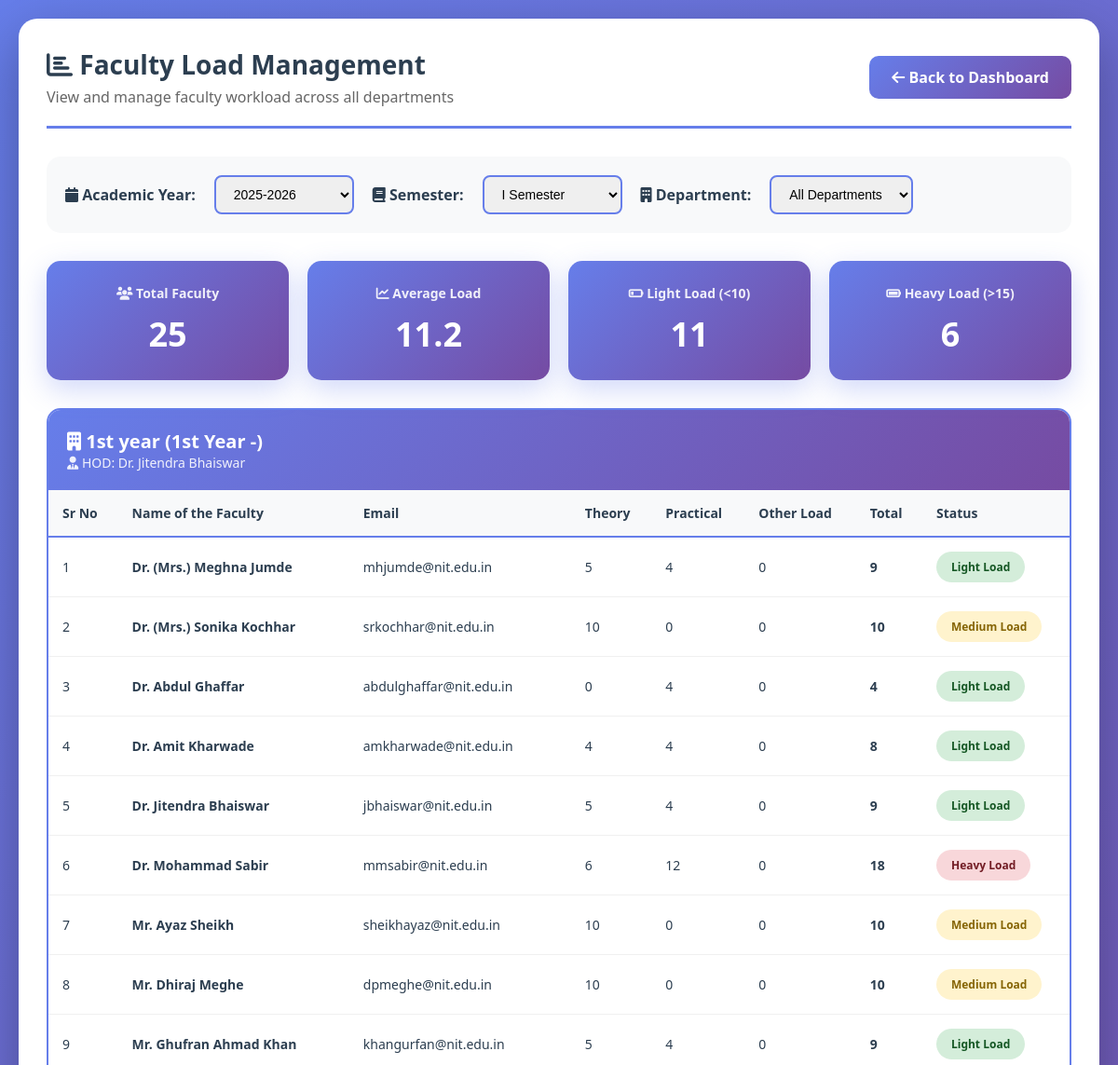
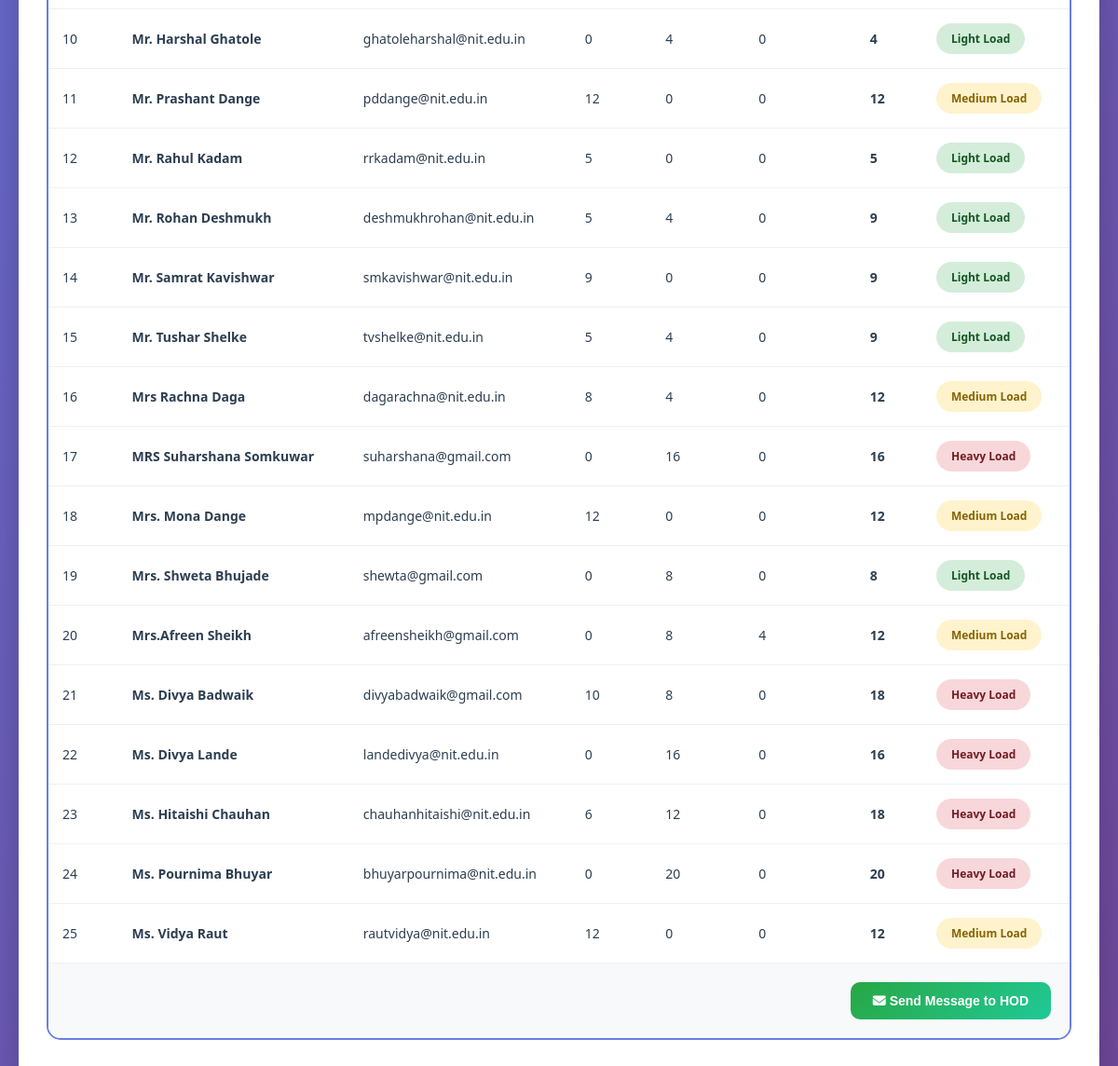
/admin/admin_view_faculty_load.php (signed in), run on the app's committed database (2 pictures, top to bottom).
### tables this page shows
CREATE TABLE `faculty_load` (
  `id` int(11) NOT NULL,
  `teacher_id` int(11) NOT NULL,
  `department_id` int(11) NOT NULL,
  `academic_year` varchar(20) NOT NULL,
  `semester` varchar(10) NOT NULL,
  `theory` int(11) NOT NULL DEFAULT 0,
  `practical` int(11) NOT NULL DEFAULT 0,
  `other_load` int(11) NOT NULL DEFAULT 0,
  `total` int(11) NOT NULL DEFAULT 0,
  `created_by` int(11) DEFAULT NULL,
  `created_at` timestamp NOT NULL DEFAULT current_timestamp(),
  `updated_at` timestamp NOT NULL DEFAULT current_timestamp() ON UPDATE current_timestamp()
);

CREATE TABLE `departments` (
  `id` int(11) NOT NULL,
  `dept_name` varchar(100) NOT NULL,
  `dept_code` varchar(20) NOT NULL,
  `hod_id` int(11) DEFAULT NULL,
  `created_at` timestamp NOT NULL DEFAULT current_timestamp()
);

CREATE TABLE `users` (
  `id` int(11) NOT NULL,
  `username` varchar(50) NOT NULL,
  `password` varchar(255) NOT NULL,
  `full_name` varchar(100) NOT NULL,
  `email` varchar(100) NOT NULL,
  `phone` varchar(15) DEFAULT NULL,
  `photo` varchar(255) DEFAULT NULL,
  `role` enum('admin','hod','teacher','student','parent','superadmin') NOT NULL,
  `department_id` int(11) DEFAULT NULL,
  `is_active` tinyint(1) DEFAULT 1,
  `created_at` timestamp NOT NULL DEFAULT current_timestamp()
);

### admin/admin_view_faculty_load.php (the view, shortened to what this page needs)
<?php
require_once '../db.php';
$current_year = isset($_GET['year']) ? $_GET['year'] : "2025-2026";
$current_semester = isset($_GET['semester']) ? $_GET['semester'] : "I";
$selected_dept = isset($_GET['department']) ? $_GET['department'] : 'all';
if ($selected_dept === 'all') {
    $loads_query = "SELECT fl.*, u.full_name, u.email, d.dept_name, d.dept_code, hod.id as hod_id, hod.full_name as hod_name
                    FROM faculty_load fl
                    JOIN users u ON fl.teacher_id = u.id
                    JOIN departments d ON fl.department_id = d.id
                    LEFT JOIN users hod ON d.hod_id = hod.id
                    WHERE fl.academic_year = ? AND fl.semester = ?
                    ORDER BY d.dept_name, u.full_name";
    $loads_stmt = $conn->prepare($loads_query);
    $loads_stmt->bind_param("ss", $current_year, $current_semester);
}
$loads_stmt->execute();
$loads = $loads_stmt->get_result();
?>
<!DOCTYPE html>
<html lang="en">
<head>
    <link rel="stylesheet" href="https://cdnjs.cloudflare.com/ajax/libs/font-awesome/6.4.0/css/all.min.css">
</head>
<body>
    <div class="container">
        <div class="header">
            <div>
                <h1><i class="fas fa-chart-bar"></i> Faculty Load Management</h1>
                <p style="color: #666; margin-top: 5px;">View and manage faculty workload across all departments</p>
            </div>
            <a href="index.php" class="back-btn"><i class="fas fa-arrow-left"></i> Back to Dashboard</a>
        </div>
        <div class="filter-section">
            <label><i class="fas fa-calendar"></i> Academic Year:</label>
            <select onchange="window.location.href='?year='+this.value+'&semester=<?php echo $current_semester; ?>&department=<?php echo $selected_dept; ?>'">
                <option value="2025-2026" <?php echo $current_year === '2025-2026' ? 'selected' : ''; ?>>2025-2026</option>
            </select>
            <label><i class="fas fa-book"></i> Semester:</label>
            <select onchange="window.location.href='?year=<?php echo $current_year; ?>&semester='+this.value+'&department=<?php echo $selected_dept; ?>'">
                <option value="I" <?php echo $current_semester === 'I' ? 'selected' : ''; ?>>I Semester</option>
            </select>
            <label><i class="fas fa-building"></i> Department:</label>
            <select onchange="window.location.href='?year=<?php echo $current_year; ?>&semester=<?php echo $current_semester; ?>&department='+this.value">
                <option value="all" <?php echo $selected_dept === 'all' ? 'selected' : ''; ?>>All Departments</option>
            </select>
        </div>
        <?php
        $loads->data_seek(0);
        $total_faculty = 0;
        $avg_load = 0;
        $light_load = 0;
        $heavy_load = 0;
        while ($load = $loads->fetch_assoc()) {
            $total_faculty++;
            $avg_load += $load['total'];
            if ($load['total'] < 10) $light_load++;
            if ($load['total'] > 15) $heavy_load++;
        }
        $avg_load = $total_faculty > 0 ? round($avg_load / $total_faculty, 1) : 0;
        $loads->data_seek(0);
        ?>
        <div class="summary-cards">
            <div class="summary-card">
                <h4><i class="fas fa-users"></i> Total Faculty</h4>
                <div class="value"><?php echo $total_faculty; ?></div>
            </div>
            <div class="summary-card">
                <h4><i class="fas fa-chart-line"></i> Average Load</h4>
                <div class="value"><?php echo $avg_load; ?></div>
            </div>
            <div class="summary-card">
                <h4><i class="fas fa-battery-quarter"></i> Light Load (<10)</h4>
                <div class="value"><?php echo $light_load; ?></div>
            </div>
            <div class="summary-card">
                <h4><i class="fas fa-battery-full"></i> Heavy Load (>15)</h4>
                <div class="value"><?php echo $heavy_load; ?></div>
            </div>
        </div>
        <?php
        $current_dept = null;
        $dept_teachers = [];
        $dept_hod_id = null;
        $dept_hod_name = null;
        $sr_no = 1;
        $loads->data_seek(0);
        while ($load = $loads->fetch_assoc()):
            if ($current_dept !== $load['dept_name']) {
                $current_dept = $load['dept_name'];
                $dept_hod_id = $load['hod_id'];
                $dept_hod_name = $load['hod_name'];
                ?>
                <div class="department-section">
                    <div class="department-header">
                        <div>
                            <h3><i class="fas fa-building"></i> <?php echo htmlspecialchars($load['dept_name']); ?> (<?php echo htmlspecialchars($load['dept_code']); ?>)</h3>
                            <div class="hod-info">
                                <i class="fas fa-user-tie"></i> HOD: <?php echo htmlspecialchars($load['hod_name'] ?? 'Not Assigned'); ?>
                            </div>
                        </div>
                    </div>
                    <div class="table-container">
                        <table>
                            <thead>
                                <tr>
                                    <th>Sr No</th>
                                    <th>Name of the Faculty</th>
                                    <th>Email</th>
                                    <th>Theory</th>
                                    <th>Practical</th>
                                    <th>Other Load</th>
                                    <th>Total</th>
                                    <th>Status</th>
                                </tr>
                            </thead>
                            <tbody>
            <?php
            }
            $total = $load['total'];
            $status_class = $total < 10 ? 'load-light' : ($total > 15 ? 'load-heavy' : 'load-medium');
            $status_text = $total < 10 ? 'Light Load' : ($total > 15 ? 'Heavy Load' : 'Medium Load');
            if ($total < 10) {
                $dept_teachers[] = [
                    'id' => $load['teacher_id'],
                    'name' => $load['full_name'],
                    'load' => $total
                ];
            }
            ?>
            <tr>
                <td><?php echo $sr_no++; ?></td>
                <td><strong><?php echo htmlspecialchars($load['full_name']); ?></strong></td>
                <td><?php echo htmlspecialchars($load['email']); ?></td>
                <td><?php echo $load['theory']; ?></td>
                <td><?php echo $load['practical']; ?></td>
                <td><?php echo $load['other_load']; ?></td>
                <td><strong><?php echo $total; ?></strong></td>
                <td><span class="load-badge <?php echo $status_class; ?>"><?php echo $status_text; ?></span></td>
            </tr>
        <?php endwhile; ?>
        <?php if ($current_dept !== null): ?>
            </tbody></table></div>
            <div class="action-buttons">
                <?php
                $teachers_json = htmlspecialchars(json_encode($dept_teachers), ENT_QUOTES, 'UTF-8');
                $dept_name_safe = htmlspecialchars($current_dept, ENT_QUOTES, 'UTF-8');
                $hod_name_safe = htmlspecialchars($dept_hod_name ?? 'Not Assigned', ENT_QUOTES, 'UTF-8');
                ?>
                <button class="btn btn-success"
                    data-hod-id="<?php echo $dept_hod_id; ?>"
                    data-hod-name="<?php echo $hod_name_safe; ?>"
                    data-dept-name="<?php echo $dept_name_safe; ?>"
                    data-teachers='<?php echo $teachers_json; ?>'
                    onclick="openMessageModal(this)">
                    <i class="fas fa-envelope"></i> Send Message to HOD
                </button>
            </div>
        </div>
        <?php endif; ?>
    </div>
</body>
</html>

### admin/admin_view_faculty_load.php (style rules this page uses)
* { margin: 0; padding: 0; box-sizing: border-box; }
body { font-family: 'Segoe UI', Tahoma, Geneva, Verdana, sans-serif; background: linear-gradient(135deg, #667eea 0%, #764ba2 100%); min-height: 100vh; padding: 20px; }
.container { max-width: 1600px; margin: 0 auto; background: white; border-radius: 20px; padding: 30px; box-shadow: 0 20px 60px rgba(0,0,0,0.3); }
.header { display: flex; justify-content: space-between; align-items: center; margin-bottom: 30px; padding-bottom: 20px; border-bottom: 3px solid #667eea; }
.header h1 { font-size: 28px; color: #2c3e50; }
.header .back-btn { padding: 12px 24px; background: linear-gradient(135deg, #667eea, #764ba2); color: white; text-decoration: none; border-radius: 10px; font-weight: 600; }
.filter-section { background: #f8f9fa; padding: 20px; border-radius: 15px; margin-bottom: 30px; display: flex; gap: 20px; align-items: center; flex-wrap: wrap; }
.filter-section label { font-weight: 600; color: #2c3e50; }
.filter-section select { padding: 10px 15px; border: 2px solid #667eea; border-radius: 8px; font-size: 14px; min-width: 150px; }
.summary-cards { display: grid; grid-template-columns: repeat(auto-fit, minmax(200px, 1fr)); gap: 20px; margin-bottom: 30px; }
.summary-card { background: linear-gradient(135deg, #667eea, #764ba2); color: white; padding: 25px; border-radius: 15px; text-align: center; box-shadow: 0 10px 30px rgba(102, 126, 234, 0.3); }
.summary-card h4 { font-size: 14px; margin-bottom: 10px; opacity: 0.9; }
.summary-card .value { font-size: 36px; font-weight: 800; }
.department-section { margin-bottom: 40px; border: 2px solid #667eea; border-radius: 15px; overflow: hidden; }
.department-header { background: linear-gradient(135deg, #667eea, #764ba2); color: white; padding: 20px; display: flex; justify-content: space-between; align-items: center; }
.department-header h3 { font-size: 20px; }
.department-header .hod-info { font-size: 14px; opacity: 0.9; }
.table-container { overflow-x: auto; }
table { width: 100%; border-collapse: collapse; }
thead { background: #f8f9fa; }
thead th { padding: 15px; text-align: left; font-weight: 600; font-size: 14px; color: #2c3e50; border-bottom: 2px solid #667eea; }
tbody tr { border-bottom: 1px solid #f0f0f0; transition: all 0.3s; }
tbody td { padding: 15px; color: #2c3e50; font-size: 14px; }
.load-badge { padding: 8px 16px; border-radius: 20px; font-weight: 700; font-size: 12px; display: inline-block; }
.load-light { background: #d4edda; color: #155724; }
.load-medium { background: #fff3cd; color: #856404; }
.load-heavy { background: #f8d7da; color: #721c24; }
.action-buttons { padding: 20px; background: #f8f9fa; display: flex; justify-content: flex-end; gap: 10px; }
.btn { padding: 12px 24px; border: none; border-radius: 10px; font-weight: 600; cursor: pointer; transition: all 0.3s; font-size: 14px; }
.btn-success { background: linear-gradient(135deg, #28a745, #20c997); color: white; }

### data on the page
faculty_load: department.dept_name "1st year", department.dept_code "1st Year -", users.full_name "Dr. Jitendra Bhaiswar", users.full_name "Dr. (Mrs.) Meghna Jumde", users.email "mhjumde@nit.edu.in", theory "5", practical "4", other_load "0", total "9", total "Light Load"
faculty_load: users.full_name "Dr. (Mrs.) Sonika Kochhar", users.email "srkochhar@nit.edu.in", theory "10", practical "0", other_load "0", total "10", total "Medium Load"
faculty_load: users.full_name "Dr. Abdul Ghaffar", users.email "abdulghaffar@nit.edu.in", theory "0", practical "4", other_load "0", total "4", total "Light Load"
faculty_load: users.full_name "Dr. Amit Kharwade", users.email "amkharwade@nit.edu.in", theory "4", practical "4", other_load "0", total "8", total "Light Load"
faculty_load: users.full_name "Dr. Jitendra Bhaiswar", users.email "jbhaiswar@nit.edu.in", theory "5", practical "4", other_load "0", total "9", total "Light Load"
faculty_load: users.full_name "Dr. Mohammad Sabir", users.email "mmsabir@nit.edu.in", theory "6", practical "12", other_load "0", total "18", total "Heavy Load"
faculty_load: users.full_name "Mr. Ayaz Sheikh", users.email "sheikhayaz@nit.edu.in", theory "10", practical "0", other_load "0", total "10", total "Medium Load"
faculty_load: users.full_name "Mr. Dhiraj Meghe", users.email "dpmeghe@nit.edu.in", theory "10", practical "0", other_load "0", total "10", total "Medium Load"
faculty_load: users.full_name "Mr. Ghufran Ahmad Khan", users.email "khangurfan@nit.edu.in", theory "5", practical "4", other_load "0", total "9", total "Light Load"
faculty_load: users.full_name "Mr. Harshal Ghatole", users.email "ghatoleharshal@nit.edu.in", theory "0", practical "4", other_load "0", total "4", total "Light Load"
faculty_load: users.full_name "Mr. Prashant Dange", users.email "pddange@nit.edu.in", theory "12", practical "0", other_load "0", total "12", total "Medium Load"
faculty_load: users.full_name "Mr. Rahul Kadam", users.email "rrkadam@nit.edu.in", theory "5", practical "0", other_load "0", total "5", total "Light Load"
faculty_load: users.full_name "Mr. Rohan Deshmukh", users.email "deshmukhrohan@nit.edu.in", theory "5", practical "4", other_load "0", total "9", total "Light Load"
faculty_load: users.full_name "Mr. Samrat Kavishwar", users.email "smkavishwar@nit.edu.in", theory "9", practical "0", other_load "0", total "9", total "Light Load"
faculty_load: users.full_name "Mr. Tushar Shelke", users.email "tvshelke@nit.edu.in", theory "5", practical "4", other_load "0", total "9", total "Light Load"
faculty_load: users.full_name "Mrs Rachna Daga", users.email "dagarachna@nit.edu.in", theory "8", practical "4", other_load "0", total "12", total "Medium Load"
faculty_load: users.full_name "MRS Suharshana Somkuwar", users.email "suharshana@gmail.com", theory "0", practical "16", other_load "0", total "16", total "Heavy Load"
faculty_load: users.full_name "Mrs. Mona Dange", users.email "mpdange@nit.edu.in", theory "12", practical "0", other_load "0", total "12", total "Medium Load"
faculty_load: users.full_name "Mrs. Shweta Bhujade", users.email "shewta@gmail.com", theory "0", practical "8", other_load "0", total "8", total "Light Load"
faculty_load: users.full_name "Mrs.Afreen Sheikh", users.email "afreensheikh@gmail.com", theory "0", practical "8", other_load "4", total "12", total "Medium Load"
faculty_load: users.full_name "Ms. Divya Badwaik", users.email "divyabadwaik@gmail.com", theory "10", practical "8", other_load "0", total "18", total "Heavy Load"
faculty_load: users.full_name "Ms. Divya Lande", users.email "landedivya@nit.edu.in", theory "0", practical "16", other_load "0", total "16", total "Heavy Load"
faculty_load: users.full_name "Ms. Hitaishi Chauhan", users.email "chauhanhitaishi@nit.edu.in", theory "6", practical "12", other_load "0", total "18", total "Heavy Load"
faculty_load: users.full_name "Ms. Pournima Bhuyar", users.email "bhuyarpournima@nit.edu.in", theory "0", practical "20", other_load "0", total "20", total "Heavy Load"
faculty_load: users.full_name "Ms. Vidya Raut", users.email "rautvidya@nit.edu.in", theory "12", practical "0", other_load "0", total "12", total "Medium Load"

### other printed values
$total_faculty "25"
$avg_load "11.2"
$light_load "11"
$heavy_load "6"
